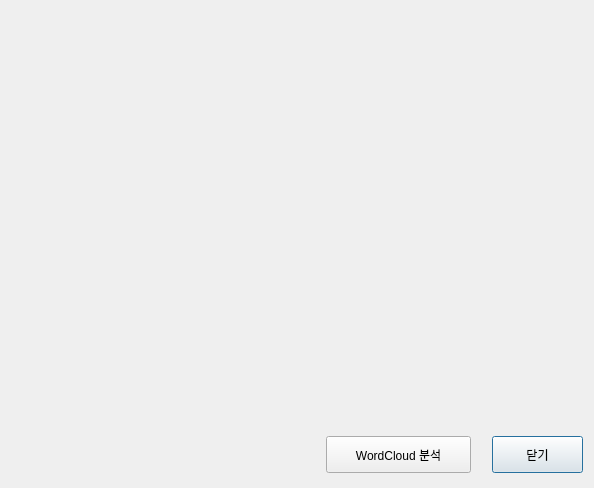
<?xml version="1.0" encoding="UTF-8"?>
<ui version="4.0">
 <class>Dialog</class>
 <widget class="QDialog" name="Dialog">
  <property name="geometry">
   <rect>
    <x>0</x>
    <y>0</y>
    <width>594</width>
    <height>488</height>
   </rect>
  </property>
  <property name="windowTitle">
   <string>Dialog</string>
  </property>
  <widget class="QLabel" name="lb_img">
   <property name="geometry">
    <rect>
     <x>26</x>
     <y>24</y>
     <width>541</width>
     <height>391</height>
    </rect>
   </property>
   <property name="text">
    <string/>
   </property>
  </widget>
  <widget class="QPushButton" name="btn_close">
   <property name="geometry">
    <rect>
     <x>492</x>
     <y>436</y>
     <width>91</width>
     <height>37</height>
    </rect>
   </property>
   <property name="text">
    <string>닫기</string>
   </property>
  </widget>
  <widget class="QPushButton" name="btn_wordCloud">
   <property name="geometry">
    <rect>
     <x>326</x>
     <y>436</y>
     <width>145</width>
     <height>37</height>
    </rect>
   </property>
   <property name="text">
    <string>WordCloud 분석</string>
   </property>
  </widget>
 </widget>
 <resources/>
 <connections/>
</ui>
